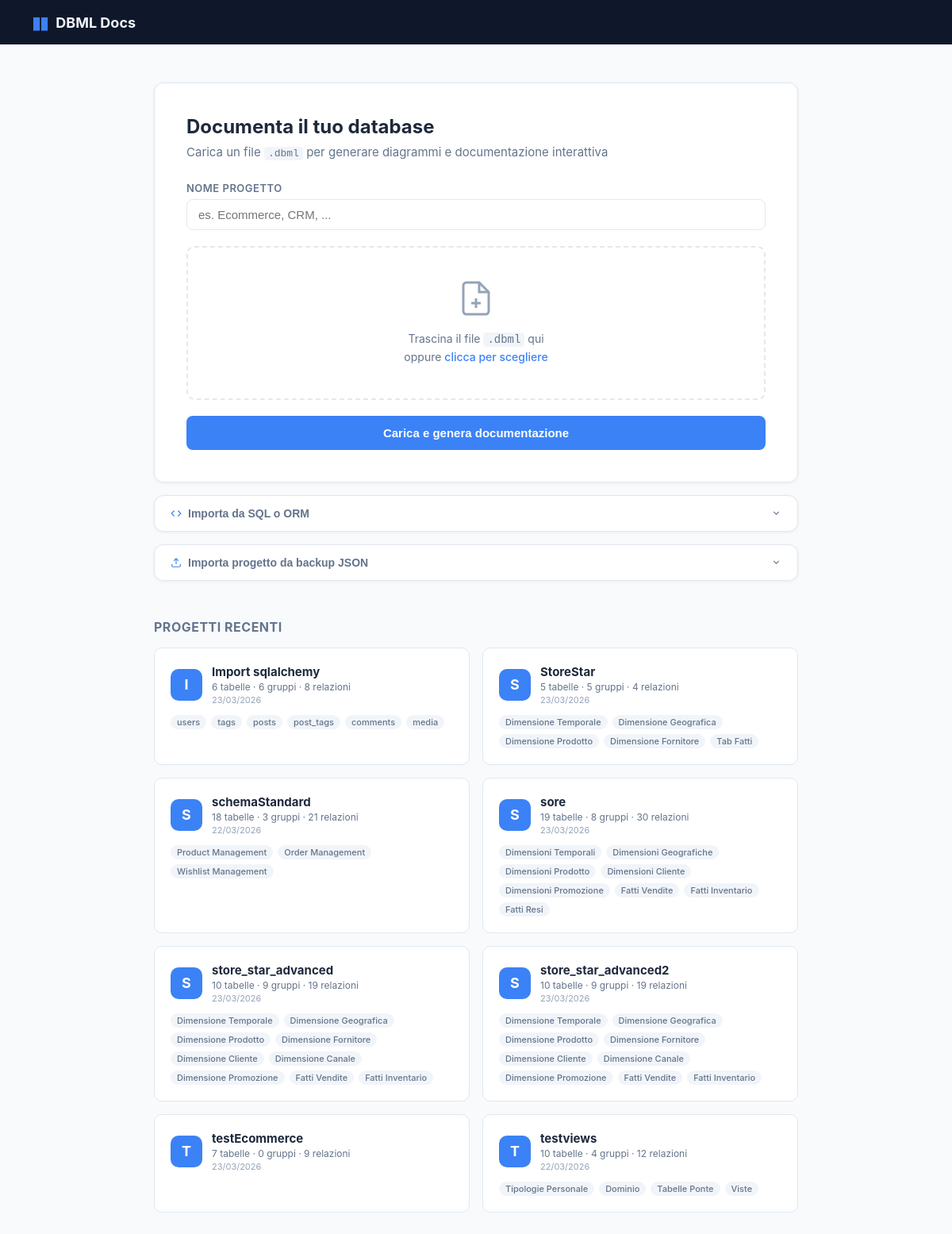
The page / on the database its author committed.
### models.py (models this page shows)
class Project(Base):
    __tablename__ = "projects"
    id:              Mapped[str]            = mapped_column(String(16), primary_key=True)
    name:            Mapped[str]            = mapped_column(String(255), nullable=False)
    tables_data:     Mapped[str]            = mapped_column(Text, default="{}")
    groups_data:     Mapped[str]            = mapped_column(Text, default="{}")
    refs_data:       Mapped[str]            = mapped_column(Text, default="[]")
    ungrouped_data:  Mapped[str]            = mapped_column(Text, default="[]")
    saved_positions:  Mapped[str]           = mapped_column(Text, default="{}")
    notes_data:       Mapped[str]           = mapped_column(Text, default="[]")   # post-it notes
    markdown_notes:   Mapped[Optional[str]] = mapped_column(Text, default="")
    column_notes_data: Mapped[str]          = mapped_column(Text, default="{}")   # "table::col" → note
    enums_data:        Mapped[str]          = mapped_column(Text, default="[]")   # enum definitions from DBML
    views_data:        Mapped[str]          = mapped_column(Text, default="[]")   # saved join views
    doc_notes_data:    Mapped[str]          = mapped_column(Text, default="[]")   # multi-note docs
    table_notes_data:  Mapped[str]          = mapped_column(Text, default="{}")   # tname → table note override
    created_at:      Mapped[Optional[datetime]] = mapped_column(
        DateTime, server_default=func.now()
    )

### routers/pages.py (the view)
@router.get("/", response_class=HTMLResponse)
async def index(request: Request, db: Session = Depends(get_db)):
    projects = [_to_dict_minimal(p) for p in db.query(Project).order_by(Project.name).all()]
    return templates.TemplateResponse("index.html", {
        "request": request, "projects": projects,
    })

### templates/index.html (shortened to what this page needs)
<!DOCTYPE html>
<html lang="it">
<head>
  <link rel="stylesheet" href="/static/css/base.css" />
  <link rel="stylesheet" href="/static/css/index.css" />
</head>
<body class="index-page">
  <div class="index-header">
    <div class="logo">
      <span class="logo-icon">&#9646;&#9646;</span>
      <span class="logo-text">DBML Docs</span>
    </div>
  </div>
  <div class="index-body">
    <div class="upload-card">
      <h1>Documenta il tuo database</h1>
      <p class="subtitle">Carica un file <code>.dbml</code> per generare diagrammi e documentazione interattiva</p>
      <form action="/upload" method="post" enctype="multipart/form-data" id="uploadForm">
        <div class="form-group">
          <label for="name">Nome progetto</label>
          <input type="text" id="name" name="name" placeholder="es. Ecommerce, CRM, ..." required />
        </div>
        <div class="drop-zone" id="dropZone">
          <div class="drop-zone-inner">
            <svg width="48" height="48" viewBox="0 0 24 24" fill="none" stroke="currentColor" stroke-width="1.5">
              <path d="M14 2H6a2 2 0 0 0-2 2v16a2 2 0 0 0 2 2h12a2 2 0 0 0 2-2V8z"/>
              <polyline points="14 2 14 8 20 8"/>
              <line x1="12" y1="18" x2="12" y2="12"/>
              <line x1="9" y1="15" x2="15" y2="15"/>
            </svg>
            <p id="dropText">Trascina il file <code>.dbml</code> qui<br/>oppure <span class="link-text">clicca per scegliere</span></p>
          </div>
        </div>
        <button type="submit" class="btn btn-primary btn-block" id="submitBtn">Carica e genera documentazione</button>
      </form>
    </div>
    <div class="import-card" id="codeImportCard">
      <button class="import-toggle" onclick="toggleCodeImport()" id="codeImportToggle">
        <svg width="14" height="14" viewBox="0 0 24 24" fill="none" stroke="currentColor" stroke-width="2"><polyline points="16 18 22 12 16 6"/><polyline points="8 6 2 12 8 18"/></svg>
        Importa da SQL o ORM
        <svg class="import-chev" width="13" height="13" viewBox="0 0 24 24" fill="none" stroke="currentColor" stroke-width="2"><polyline points="6 9 12 15 18 9"/></svg>
      </button>
    </div>
    <div class="import-card" id="importCard">
      <button class="import-toggle" onclick="toggleImport()" id="importToggle">
        <svg width="14" height="14" viewBox="0 0 24 24" fill="none" stroke="currentColor" stroke-width="2"><path d="M21 15v4a2 2 0 0 1-2 2H5a2 2 0 0 1-2-2v-4"/><polyline points="17 8 12 3 7 8"/><line x1="12" y1="3" x2="12" y2="15"/></svg>
        Importa progetto da backup JSON
        <svg class="import-chev" width="13" height="13" viewBox="0 0 24 24" fill="none" stroke="currentColor" stroke-width="2"><polyline points="6 9 12 15 18 9"/></svg>
      </button>
    </div>
    {% if projects %}
    <div class="projects-section">
      <h2>Progetti recenti</h2>
      <div class="projects-grid">
        {% for p in projects %}
        <a href="/project/{{ p.id }}" class="project-card">
          <div class="project-card-header">
            <div class="project-icon">{{ p.name[0] | upper }}</div>
            <div class="project-meta">
              <div class="project-name">{{ p.name }}</div>
              <div class="project-stats">
                {{ p.tables_count }} tabelle &middot;
                {{ p.groups | length }} gruppi &middot;
                {{ p.refs_count }} relazioni
              </div>
              {% if p.created_at %}<div class="project-date">{{ p.created_at }}</div>{% endif %}
            </div>
          </div>
          <div class="project-groups">
            {% for g in p.groups %}
            <span class="group-tag">{{ g }}</span>
            {% endfor %}
          </div>
        </a>
        {% endfor %}
      </div>
    </div>
    {% endif %}
  </div>
</body>
</html>

### static/css/base.css (style rules this page uses)
*, *::before, *::after { box-sizing: border-box; margin: 0; padding: 0; }
:root { --sidebar-w: 272px; --sidebar-bg: #0f172a; --sidebar-border: #1e293b; --sidebar-text: #94a3b8; --sidebar-text-bright: #e2e8f0; --sidebar-hover: #1e293b; --sidebar-active: #1e3a5f; --canvas-bg: #f1f5f9; --card-bg: #ffffff; --card-border: #e2e8f0; --card-shadow: 0 2px 8px rgba(0,0,0,.08); --card-shadow-active: 0 0 0 2px #3b82f6, 0 4px 16px rgba(59,130,246,.2); --accent: #3b82f6; --text: #1e293b; --text-muted: #64748b; --border: #e2e8f0; --toolbar-h: 48px; --font: -apple-system, BlinkMacSystemFont, 'Segoe UI', Roboto, sans-serif; }
body { font-family: var(--font); color: var(--text); background: #fff; }
a { text-decoration: none; color: inherit; }
code { font-family: 'SFMono-Regular', Consolas, monospace; }

### rows shown on the page
Project: name "I", name "Import sqlalchemy", tables_count "6", groups|length "6", refs_count "8", created_at "23/03/2026", groups "users" "tags" "posts" "post_tags" "comments" "media"
Project: name "S", name "StoreStar", tables_count "5", groups|length "5", refs_count "4", created_at "23/03/2026", groups "Dimensione Temporale" "Dimensione Geografica" "Dimensione Prodotto" "Dimensione Fornitore" "Tab Fatti"
Project: name "S", name "schemaStandard", tables_count "18", groups|length "3", refs_count "21", created_at "22/03/2026", groups "Product Management" "Order Management" "Wishlist Management"
Project: name "S", name "sore", tables_count "19", groups|length "8", refs_count "30", created_at "23/03/2026", groups "Dimensioni Temporali" "Dimensioni Geografiche" "Dimensioni Prodotto" "Dimensioni Cliente" "Dimensioni Promozione" "Fatti Vendite" "Fatti Inventario" "Fatti Resi"
Project: name "S", name "store_star_advanced", tables_count "10", groups|length "9", refs_count "19", created_at "23/03/2026", groups "Dimensione Temporale" "Dimensione Geografica" "Dimensione Prodotto" "Dimensione Fornitore" "Dimensione Cliente" "Dimensione Canale" "Dimensione Promozione" "Fatti Vendite" "Fatti Inventario"
Project: name "S", name "store_star_advanced2", tables_count "10", groups|length "9", refs_count "19", created_at "23/03/2026", groups "Dimensione Temporale" "Dimensione Geografica" "Dimensione Prodotto" "Dimensione Fornitore" "Dimensione Cliente" "Dimensione Canale" "Dimensione Promozione" "Fatti Vendite" "Fatti Inventario"
Project: name "T", name "testEcommerce", tables_count "7", groups|length "0", refs_count "9", created_at "23/03/2026"
Project: name "T", name "testviews", tables_count "10", groups|length "4", refs_count "12", created_at "22/03/2026", groups "Tipologie Personale" "Dominio" "Tabelle Ponte" "Viste"
